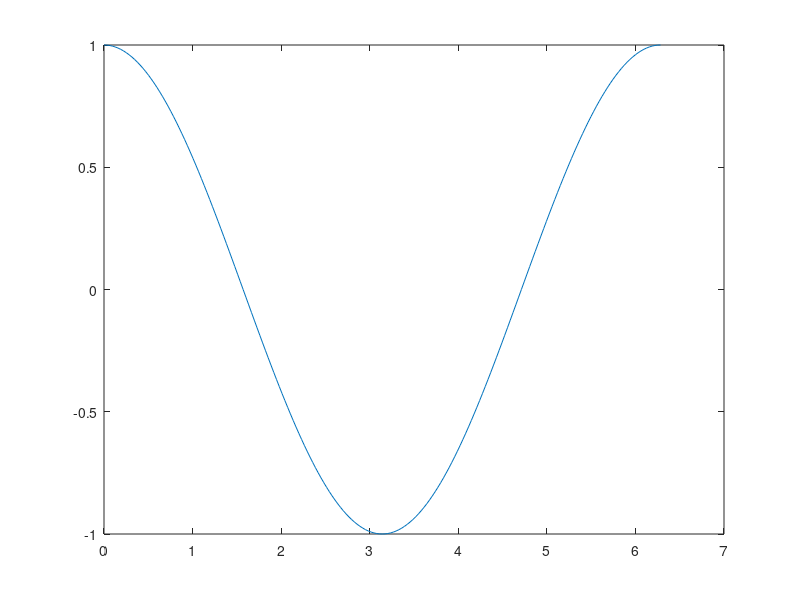

The MATLAB source for this figure: (Note: this script raises an error after producing the figure.)
% For loop example, plotting an animated cosine
x = 0:pi/100:2*pi;
y = cos(x);
plot(x, y, 'YDataSource', 'y');

for i = 1:0.01:5
    y = cos(x.*i);
    refreshdata(h, 'caller');
    drawnow
end